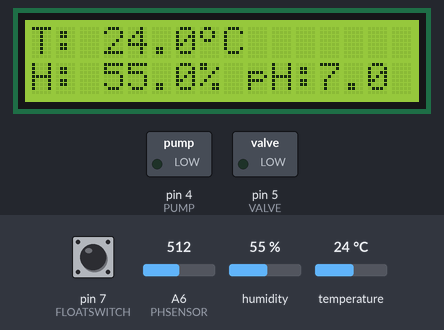
Bench run of a sketch on a simulated Arduino Nano, built with avr-gcc and run on an emulated ATmega328P. Shown: 16×2 character LCD, switched loads named in the sketch (green lamp = pin HIGH). Inputs (shaded band) come from the test bench; at power-on: humidity 55 %, A6 (PHSENSOR) = 512, temperature 24 °C, pin 7 (FLOATSWITCH) HIGH. What the sketch prints to the serial monitor is not drawn.

Above: at 2.8 s.
2.9 s: humidity set to 22 %
At 4.7 s:
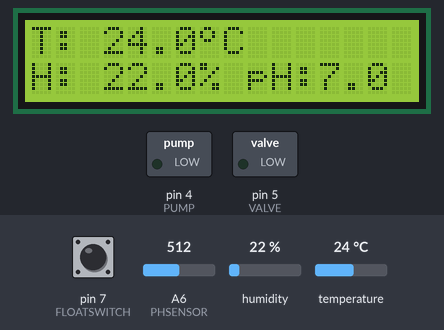
5.8 s: A6 (PHSENSOR) set to 716
At 6.8 s:
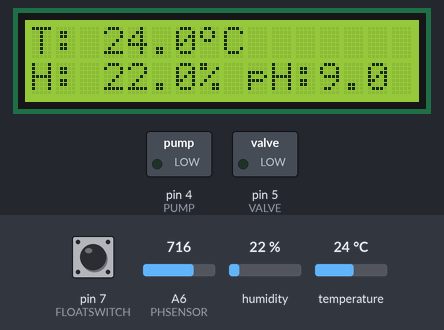
8.7 s: temperature set to 12 °C
At 11.1 s:
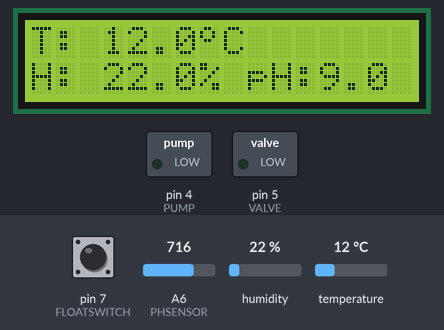
12.0 s: A6 (PHSENSOR) set to 900
At 13.4 s:
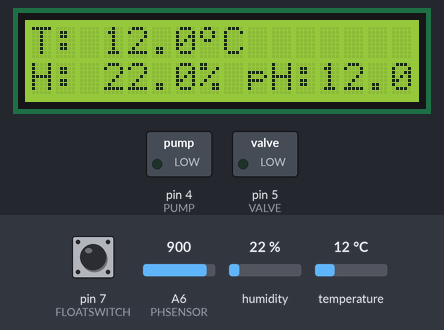
18.9 s: humidity set to 40 %
At 20.2 s:
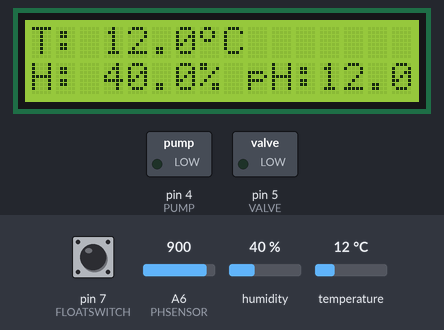
Timing chart, 0 to 21.9 s (numbered marks = the images above; inputs shaded):
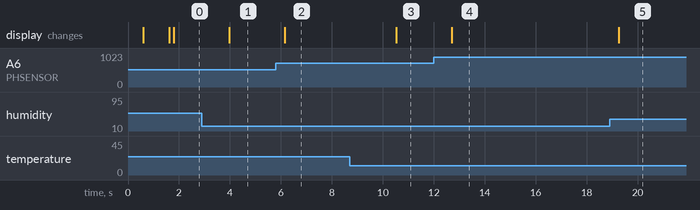

Measured:
- after the input at 2.9 s, the display: changes after 1.1 s (image 1)
- after the input at 5.8 s, the display: changes after 0.36 s (image 2)
- after the input at 8.7 s, the display: changes after 1.8 s (image 3)
- after the input at 12.0 s, the display: changes after 0.70 s (image 4)
- after the input at 18.9 s, the display: changes after 0.35 s (image 5)

The sketch:

JeffHomeNet_ArdCode.ino
```cpp
#include<SoftwareSerial.h>
#include<DHT.h>
#include<LiquidCrystal_I2C.h>
#include<ArduinoJson.h>

#define TX 2
#define RX 3

#define PHSENSOR A6
#define PUMP 4
#define VALVE 5
#define FLOATSWITCH 7
#define DHTPIN 6
#define DHTTYPE DHT22

SoftwareSerial ard(RX, TX);
LiquidCrystal_I2C lcd(0x27, 16, 2);
DHT dht(DHTPIN, DHTTYPE);
const int objCapacity = JSON_OBJECT_SIZE(6);
StaticJsonDocument<objCapacity> sensorObj;

byte deg[8] = {
  B01100,
  B10010,
  B10010,
  B01100,
  B00000,
  B00000,
  B00000,
  B00000,
};

void initialize() {
  //Comms
  ard.begin(9600);
  Serial.begin(9600);
  //LCD
  lcd.init();
  lcd.backlight();
  lcd.createChar(0, deg);
  //PINS
  pinMode(PUMP, OUTPUT);
  pinMode(VALVE, OUTPUT);
  pinMode(FLOATSWITCH, INPUT_PULLUP);
  pinMode(PHSENSOR, INPUT);
  //DHT
  dht.begin();

  //States
  digitalWrite(VALVE, LOW);
  digitalWrite(PUMP, LOW);

  showStartMsg();
}

void showStartMsg() {
  lcd.clear();
  lcd.setCursor(0, 0);
  lcd.print("TeePee App");
  delay(500);
  lcd.setCursor(0, 1);
  lcd.print("Initializing....");
  delay(1000);
  lcd.clear();
  lcd.setCursor(0, 0);
  lcd.print("Reading data...");
}

void GetSensorReadings() {
  float tempVal = GetTemperature();
  float humVal = GetHumidity();
  float phVal = GetPhValue();
  bool valveState = GetBinaryState(VALVE);
  bool pumpState = GetBinaryState(PUMP);
  bool floatState = GetBinaryState(FLOATSWITCH) == HIGH ? LOW : HIGH;

  //  Serial.println(tempVal);
  //  Serial.println(humVal);
  //  Serial.println(phVal);
  //  Serial.println(valveState);
  //  Serial.println(pumpState);
  //  Serial.println(floatState);

  //Convert to JSON String
  sensorObj["TempValue"] = tempVal;
  sensorObj["HumValue"] = humVal;
  sensorObj["PhValue"] = phVal;
  sensorObj["ValveState"] = valveState;
  sensorObj["PumpState"] = pumpState;
  sensorObj["FloatState"] = floatState;

  String json = "";
  serializeJson(sensorObj, json);
  Serial.println(json);
  serializeJson(sensorObj, ard);
  printSensorDataToLCD(tempVal, humVal, phVal, valveState, pumpState, floatState);

  delay(1000);
}

String trimFloat(float f){
  String fStr = String(f);
  return fStr.substring(0, fStr.length() - 1);
}
void printSensorDataToLCD(float t, float h, float ph, bool v, bool p, bool f) {
  String T = "T: " + trimFloat(t);
  String H = "H: " + trimFloat(h) + "%";
  String pH = "pH:" + trimFloat(ph);

  //temp
  lcd.clear();
  lcd.setCursor(0, 0);
  lcd.print(T);
  lcd.setCursor(T.length(), 0);
  lcd.write(0);
  lcd.setCursor(T.length() + 1, 0);
  lcd.print("C");

  //hum
  lcd.setCursor(0, 1);
  lcd.print(H);

  //pH
  lcd.setCursor(H.length() + 1, 1);
  lcd.print(pH);


}
bool GetBinaryState(int pin) {
  return digitalRead(pin);
}
float GetPhValue() {
  //For Potentiometer simulation only
  float potReading = analogRead(PHSENSOR);
  constrain(potReading, 10, 1014);
  float phLevel = map(potReading, 10, 1014, 0, 14);
  return phLevel;
}
float GetTemperature() {
  float t = dht.readTemperature();

  if (isnan(t)) {
    return 0.0;
  }
  else {
    return t;
  }
}

float GetHumidity() {
  float h = dht.readHumidity();

  if (isnan(h)) {
    return 0.0;
  }
  else {
    return h;
  }
}

void setup() {
  initialize();
}

void loop() {
  GetSensorReadings();
  delay(1000);
}
void test() {
  while (ard.available()) {
    String data = ard.readString();
    Serial.print("Received: ");
    Serial.println(data);
    ard.write("hi esp!");
  }
  //delay(1000);
}
```
